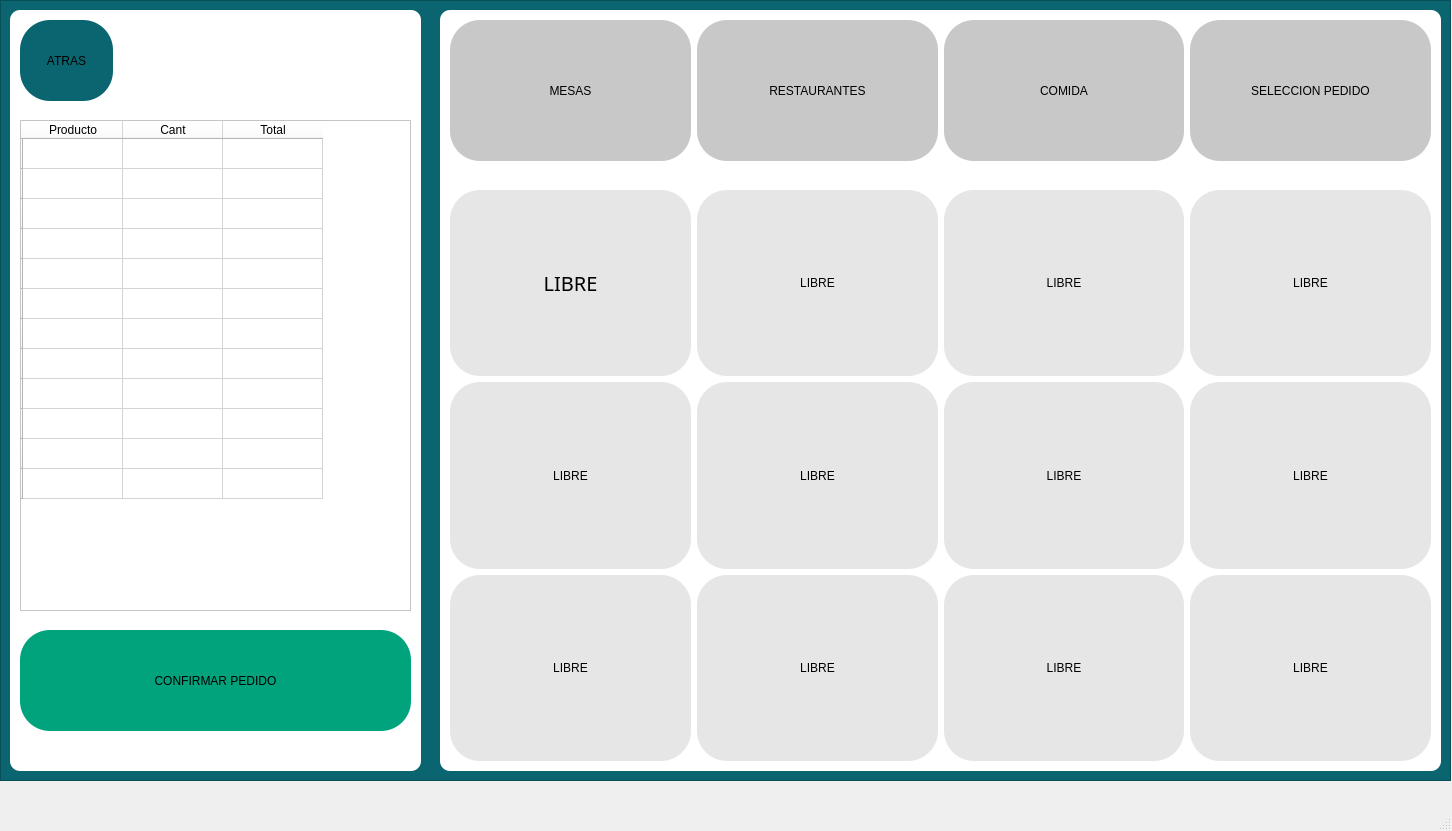
<?xml version="1.0" encoding="UTF-8"?>
<ui version="4.0">
 <class>MainWindow</class>
 <widget class="QMainWindow" name="MainWindow">
  <property name="geometry">
   <rect>
    <x>0</x>
    <y>0</y>
    <width>1452</width>
    <height>831</height>
   </rect>
  </property>
  <property name="windowTitle">
   <string>MainWindow</string>
  </property>
  <property name="styleSheet">
   <string notr="true"/>
  </property>
  <widget class="QWidget" name="centralwidget">
   <widget class="QWidget" name="gridLayoutWidget">
    <property name="geometry">
     <rect>
      <x>450</x>
      <y>190</y>
      <width>981</width>
      <height>571</height>
     </rect>
    </property>
    <layout class="QGridLayout" name="gridLayout">
     <property name="sizeConstraint">
      <enum>QLayout::SetMinAndMaxSize</enum>
     </property>
     <item row="3" column="2">
      <widget class="QPushButton" name="Mesa10">
       <property name="sizePolicy">
        <sizepolicy hsizetype="MinimumExpanding" vsizetype="Preferred">
         <horstretch>0</horstretch>
         <verstretch>0</verstretch>
        </sizepolicy>
       </property>
       <property name="styleSheet">
        <string notr="true">QPushButton{
font: 75 15pt &quot;Yu Gothic UI Semibold&quot;;
	color: rgb(0,0,0);
	background-color: rgb(38, 0, 0);
border-radius: 30px;

}
QPushButton{
background-color: rgb(230,230,230);
	color:rgb(0,0,0)

}
QPushButton:hover{
color: rgb(61, 61, 61);
	background-color: rgb(179, 179, 179);

}</string>
       </property>
       <property name="text">
        <string>LIBRE</string>
       </property>
      </widget>
     </item>
     <item row="2" column="2">
      <widget class="QPushButton" name="Mesa6">
       <property name="sizePolicy">
        <sizepolicy hsizetype="MinimumExpanding" vsizetype="Preferred">
         <horstretch>0</horstretch>
         <verstretch>0</verstretch>
        </sizepolicy>
       </property>
       <property name="styleSheet">
        <string notr="true">QPushButton{
font: 75 15pt &quot;Yu Gothic UI Semibold&quot;;
	color: rgb(0,0,0);
	background-color: rgb(38, 0, 0);
border-radius: 30px;

}
QPushButton{
background-color: rgb(230,230,230);
	color:rgb(0,0,0)

}
QPushButton:hover{
color: rgb(61, 61, 61);
	background-color: rgb(179, 179, 179);

}</string>
       </property>
       <property name="text">
        <string>LIBRE</string>
       </property>
      </widget>
     </item>
     <item row="3" column="0">
      <widget class="QPushButton" name="Mesa9">
       <property name="sizePolicy">
        <sizepolicy hsizetype="MinimumExpanding" vsizetype="Preferred">
         <horstretch>0</horstretch>
         <verstretch>0</verstretch>
        </sizepolicy>
       </property>
       <property name="styleSheet">
        <string notr="true">QPushButton{
font: 75 15pt &quot;Yu Gothic UI Semibold&quot;;
	color: rgb(0,0,0);
	background-color: rgb(38, 0, 0);
border-radius: 30px;

}
QPushButton{
background-color: rgb(230,230,230);
	color:rgb(0,0,0)

}
QPushButton:hover{
color: rgb(61, 61, 61);
	background-color: rgb(179, 179, 179);

}</string>
       </property>
       <property name="text">
        <string>LIBRE</string>
       </property>
      </widget>
     </item>
     <item row="0" column="2">
      <widget class="QPushButton" name="Mesa2">
       <property name="sizePolicy">
        <sizepolicy hsizetype="MinimumExpanding" vsizetype="Preferred">
         <horstretch>0</horstretch>
         <verstretch>0</verstretch>
        </sizepolicy>
       </property>
       <property name="styleSheet">
        <string notr="true">QPushButton{
font: 75 15pt &quot;Yu Gothic UI Semibold&quot;;
	color: rgb(0,0,0);
	background-color: rgb(38, 0, 0);
border-radius: 30px;

}
QPushButton{
background-color: rgb(230,230,230);
	color:rgb(0,0,0)

}
QPushButton:hover{
color: rgb(61, 61, 61);
	background-color: rgb(179, 179, 179);

}</string>
       </property>
       <property name="text">
        <string>LIBRE</string>
       </property>
      </widget>
     </item>
     <item row="3" column="3">
      <widget class="QPushButton" name="Mesa11">
       <property name="sizePolicy">
        <sizepolicy hsizetype="MinimumExpanding" vsizetype="Preferred">
         <horstretch>0</horstretch>
         <verstretch>0</verstretch>
        </sizepolicy>
       </property>
       <property name="styleSheet">
        <string notr="true">QPushButton{
font: 75 15pt &quot;Yu Gothic UI Semibold&quot;;
	color: rgb(0,0,0);
	background-color: rgb(38, 0, 0);
border-radius: 30px;

}
QPushButton{
background-color: rgb(230,230,230);
	color:rgb(0,0,0)

}
QPushButton:hover{
color: rgb(61, 61, 61);
	background-color: rgb(179, 179, 179);

}</string>
       </property>
       <property name="text">
        <string>LIBRE</string>
       </property>
      </widget>
     </item>
     <item row="0" column="3">
      <widget class="QPushButton" name="Mesa3">
       <property name="sizePolicy">
        <sizepolicy hsizetype="MinimumExpanding" vsizetype="Preferred">
         <horstretch>0</horstretch>
         <verstretch>0</verstretch>
        </sizepolicy>
       </property>
       <property name="styleSheet">
        <string notr="true">QPushButton{
font: 75 15pt &quot;Yu Gothic UI Semibold&quot;;
	color: rgb(0,0,0);
	background-color: rgb(38, 0, 0);
border-radius: 30px;

}
QPushButton{
background-color: rgb(230,230,230);
	color:rgb(0,0,0)

}
QPushButton:hover{
color: rgb(61, 61, 61);
	background-color: rgb(179, 179, 179);

}</string>
       </property>
       <property name="text">
        <string>LIBRE</string>
       </property>
      </widget>
     </item>
     <item row="2" column="4">
      <widget class="QPushButton" name="Mesa8">
       <property name="sizePolicy">
        <sizepolicy hsizetype="MinimumExpanding" vsizetype="Preferred">
         <horstretch>0</horstretch>
         <verstretch>0</verstretch>
        </sizepolicy>
       </property>
       <property name="styleSheet">
        <string notr="true">QPushButton{
font: 75 15pt &quot;Yu Gothic UI Semibold&quot;;
	color: rgb(0,0,0);
	background-color: rgb(38, 0, 0);
border-radius: 30px;

}
QPushButton{
background-color: rgb(230,230,230);
	color:rgb(0,0,0)

}
QPushButton:hover{
color: rgb(61, 61, 61);
	background-color: rgb(179, 179, 179);

}</string>
       </property>
       <property name="text">
        <string>LIBRE</string>
       </property>
      </widget>
     </item>
     <item row="3" column="4">
      <widget class="QPushButton" name="Mesa12">
       <property name="sizePolicy">
        <sizepolicy hsizetype="MinimumExpanding" vsizetype="Preferred">
         <horstretch>0</horstretch>
         <verstretch>0</verstretch>
        </sizepolicy>
       </property>
       <property name="styleSheet">
        <string notr="true">QPushButton{
font: 75 15pt &quot;Yu Gothic UI Semibold&quot;;
	color: rgb(0,0,0);
	background-color: rgb(38, 0, 0);
border-radius: 30px;

}
QPushButton{
background-color: rgb(230,230,230);
	color:rgb(0,0,0)

}
QPushButton:hover{
color: rgb(61, 61, 61);
	background-color: rgb(179, 179, 179);

}</string>
       </property>
       <property name="text">
        <string>LIBRE</string>
       </property>
      </widget>
     </item>
     <item row="0" column="0">
      <widget class="QPushButton" name="Mesa1">
       <property name="sizePolicy">
        <sizepolicy hsizetype="Preferred" vsizetype="Minimum">
         <horstretch>0</horstretch>
         <verstretch>0</verstretch>
        </sizepolicy>
       </property>
       <property name="font">
        <font>
         <family>Yu Gothic UI Semibold</family>
         <pointsize>15</pointsize>
         <italic>false</italic>
         <strikeout>false</strikeout>
         <stylestrategy>PreferDefault</stylestrategy>
         <fontweight></fontweight>
        </font>
       </property>
       <property name="whatsThis">
        <string>&lt;html&gt;&lt;head/&gt;&lt;body&gt;&lt;p align=&quot;justify&quot;&gt;libre&lt;/p&gt;&lt;/body&gt;&lt;/html&gt;</string>
       </property>
       <property name="layoutDirection">
        <enum>Qt::LeftToRight</enum>
       </property>
       <property name="styleSheet">
        <string notr="true">QPushButton{
font: 75 15pt &quot;Yu Gothic UI Semibold&quot;;
	color: rgb(0,0,0);
	background-color: rgb(38, 0, 0);
border-radius: 30px;

}
QPushButton{
background-color: rgb(230,230,230);
	color:rgb(0,0,0)

}
QPushButton:hover{
color: rgb(61, 61, 61);
	background-color: rgb(179, 179, 179);

}</string>
       </property>
       <property name="text">
        <string>LIBRE</string>
       </property>
       <property name="icon">
        <iconset>
         <normaloff>../Users/holan/OneDrive/Escritorio/tabla.png</normaloff>../Users/holan/OneDrive/Escritorio/tabla.png</iconset>
       </property>
       <property name="iconSize">
        <size>
         <width>100</width>
         <height>100</height>
        </size>
       </property>
      </widget>
     </item>
     <item row="2" column="3">
      <widget class="QPushButton" name="Mesa7">
       <property name="sizePolicy">
        <sizepolicy hsizetype="MinimumExpanding" vsizetype="Preferred">
         <horstretch>0</horstretch>
         <verstretch>0</verstretch>
        </sizepolicy>
       </property>
       <property name="styleSheet">
        <string notr="true">QPushButton{
font: 75 15pt &quot;Yu Gothic UI Semibold&quot;;
	color: rgb(0,0,0);
	background-color: rgb(38, 0, 0);
border-radius: 30px;

}
QPushButton{
background-color: rgb(230,230,230);
	color:rgb(0,0,0)

}
QPushButton:hover{
color: rgb(61, 61, 61);
	background-color: rgb(179, 179, 179);

}</string>
       </property>
       <property name="text">
        <string>LIBRE</string>
       </property>
      </widget>
     </item>
     <item row="2" column="0">
      <widget class="QPushButton" name="Mesa5">
       <property name="sizePolicy">
        <sizepolicy hsizetype="MinimumExpanding" vsizetype="Preferred">
         <horstretch>0</horstretch>
         <verstretch>0</verstretch>
        </sizepolicy>
       </property>
       <property name="styleSheet">
        <string notr="true">QPushButton{
font: 75 15pt &quot;Yu Gothic UI Semibold&quot;;
	color: rgb(0,0,0);
	background-color: rgb(38, 0, 0);
border-radius: 30px;

}
QPushButton{
background-color: rgb(230,230,230);
	color:rgb(0,0,0)

}
QPushButton:hover{
color: rgb(61, 61, 61);
	background-color: rgb(179, 179, 179);

}</string>
       </property>
       <property name="text">
        <string>LIBRE</string>
       </property>
      </widget>
     </item>
     <item row="0" column="4">
      <widget class="QPushButton" name="Mesa4">
       <property name="sizePolicy">
        <sizepolicy hsizetype="MinimumExpanding" vsizetype="Preferred">
         <horstretch>0</horstretch>
         <verstretch>0</verstretch>
        </sizepolicy>
       </property>
       <property name="styleSheet">
        <string notr="true">QPushButton{
font: 75 15pt &quot;Yu Gothic UI Semibold&quot;;
	color: rgb(0,0,0);
	background-color: rgb(38, 0, 0);
border-radius: 30px;

}
QPushButton{
background-color: rgb(230,230,230);
	color:rgb(0,0,0)

}
QPushButton:hover{
color: rgb(61, 61, 61);
	background-color: rgb(179, 179, 179);

}</string>
       </property>
       <property name="text">
        <string>LIBRE</string>
       </property>
      </widget>
     </item>
    </layout>
   </widget>
   <widget class="QWidget" name="gridLayoutWidget_2">
    <property name="geometry">
     <rect>
      <x>450</x>
      <y>20</y>
      <width>981</width>
      <height>141</height>
     </rect>
    </property>
    <layout class="QGridLayout" name="gridLayout_2">
     <item row="0" column="2">
      <widget class="QPushButton" name="BotonMesas">
       <property name="sizePolicy">
        <sizepolicy hsizetype="MinimumExpanding" vsizetype="Preferred">
         <horstretch>0</horstretch>
         <verstretch>0</verstretch>
        </sizepolicy>
       </property>
       <property name="styleSheet">
        <string notr="true">QPushButton{
font: 75 15pt &quot;Yu Gothic UI Semibold&quot;;
	color: rgb(0,0,0);
	background-color: rgb(38, 0, 0);
border-radius: 30px;

}
QPushButton{
background-color: rgb(200,200,200);
	color:rgb(0,0,0)

}
QPushButton:hover{
color: rgb(61, 61, 61);
	background-color: rgb(179, 179, 179);

}</string>
       </property>
       <property name="text">
        <string>MESAS</string>
       </property>
      </widget>
     </item>
     <item row="0" column="3">
      <widget class="QPushButton" name="BotonRestaurantes">
       <property name="sizePolicy">
        <sizepolicy hsizetype="MinimumExpanding" vsizetype="Preferred">
         <horstretch>0</horstretch>
         <verstretch>0</verstretch>
        </sizepolicy>
       </property>
       <property name="styleSheet">
        <string notr="true">QPushButton{
font: 75 15pt &quot;Yu Gothic UI Semibold&quot;;
	color: rgb(0,0,0);
	background-color: rgb(38, 0, 0);
border-radius: 30px;

}
QPushButton{
background-color: rgb(200,200,200);
	color:rgb(0,0,0)

}
QPushButton:hover{
color: rgb(61, 61, 61);
	background-color: rgb(179, 179, 179);

}</string>
       </property>
       <property name="text">
        <string>RESTAURANTES</string>
       </property>
      </widget>
     </item>
     <item row="0" column="6">
      <widget class="QPushButton" name="BotonSeleccionMesero">
       <property name="sizePolicy">
        <sizepolicy hsizetype="MinimumExpanding" vsizetype="Preferred">
         <horstretch>0</horstretch>
         <verstretch>0</verstretch>
        </sizepolicy>
       </property>
       <property name="styleSheet">
        <string notr="true">QPushButton{
font: 75 15pt &quot;Yu Gothic UI Semibold&quot;;
	color: rgb(0,0,0);
	background-color: rgb(38, 0, 0);
border-radius: 30px;

}
QPushButton{
background-color: rgb(200,200,200);
	color:rgb(0,0,0)

}
QPushButton:hover{
color: rgb(61, 61, 61);
	background-color: rgb(179, 179, 179);

}</string>
       </property>
       <property name="text">
        <string>SELECCION PEDIDO</string>
       </property>
      </widget>
     </item>
     <item row="0" column="5">
      <widget class="QPushButton" name="BotonComida">
       <property name="sizePolicy">
        <sizepolicy hsizetype="MinimumExpanding" vsizetype="Preferred">
         <horstretch>0</horstretch>
         <verstretch>0</verstretch>
        </sizepolicy>
       </property>
       <property name="styleSheet">
        <string notr="true">QPushButton{
font: 75 15pt &quot;Yu Gothic UI Semibold&quot;;
	color: rgb(0,0,0);
	background-color: rgb(38, 0, 0);
border-radius: 30px;

}
QPushButton{
background-color: rgb(200,200,200);
	color:rgb(0,0,0)

}
QPushButton:hover{
color: rgb(61, 61, 61);
	background-color: rgb(179, 179, 179);

}</string>
       </property>
       <property name="text">
        <string>COMIDA</string>
       </property>
      </widget>
     </item>
    </layout>
    <zorder>BotonMesas</zorder>
    <zorder>BotonRestaurantes</zorder>
    <zorder>BotonComida</zorder>
    <zorder>BotonSeleccionMesero</zorder>
   </widget>
   <widget class="QPushButton" name="BotonConfirmarPedido">
    <property name="geometry">
     <rect>
      <x>20</x>
      <y>630</y>
      <width>391</width>
      <height>101</height>
     </rect>
    </property>
    <property name="styleSheet">
     <string notr="true">QPushButton{
font: 75 15pt &quot;Yu Gothic UI Semibold&quot;;
	color: rgb(0,0,0);
	background-color: rgb(10, 143, 57);
border-radius: 30px;

}
QPushButton{
background-color: rgb(1, 163, 124);
	color:rgb(0,0,0)

}
QPushButton:hover{
color: rgb(61, 61, 61);
	background-color: rgb(238, 238, 238);

}</string>
    </property>
    <property name="text">
     <string>CONFIRMAR PEDIDO</string>
    </property>
   </widget>
   <widget class="QPushButton" name="BotonAtras">
    <property name="geometry">
     <rect>
      <x>20</x>
      <y>20</y>
      <width>93</width>
      <height>81</height>
     </rect>
    </property>
    <property name="styleSheet">
     <string notr="true">QPushButton{
font: 75 15pt &quot;Yu Gothic UI Semibold&quot;;
	color: rgb(0,0,0);
	background-color: rgb(38, 0, 0);
border-radius: 30px;

}
QPushButton{
background-color: rgb(10, 101, 112);
	color:rgb(0,0,0)

}
QPushButton:hover{
color: rgb(61, 61, 61);
	background-color: rgb(238, 238, 238);

}</string>
    </property>
    <property name="text">
     <string>ATRAS</string>
    </property>
   </widget>
   <widget class="QTextBrowser" name="textBrowser">
    <property name="geometry">
     <rect>
      <x>10</x>
      <y>10</y>
      <width>411</width>
      <height>761</height>
     </rect>
    </property>
    <property name="styleSheet">
     <string notr="true">background-color: rgb(255, 255, 255);
border-radius: 10px;</string>
    </property>
   </widget>
   <widget class="QTableWidget" name="TablaPedidos">
    <property name="geometry">
     <rect>
      <x>20</x>
      <y>120</y>
      <width>391</width>
      <height>491</height>
     </rect>
    </property>
    <property name="sizePolicy">
     <sizepolicy hsizetype="MinimumExpanding" vsizetype="Preferred">
      <horstretch>0</horstretch>
      <verstretch>0</verstretch>
     </sizepolicy>
    </property>
    <property name="styleSheet">
     <string notr="true">background-color: rgb(255, 255, 255);</string>
    </property>
    <row>
     <property name="text">
      <string/>
     </property>
    </row>
    <row>
     <property name="text">
      <string/>
     </property>
    </row>
    <row>
     <property name="text">
      <string/>
     </property>
    </row>
    <row>
     <property name="text">
      <string/>
     </property>
    </row>
    <row>
     <property name="text">
      <string/>
     </property>
    </row>
    <row>
     <property name="text">
      <string/>
     </property>
    </row>
    <row>
     <property name="text">
      <string/>
     </property>
    </row>
    <row>
     <property name="text">
      <string/>
     </property>
    </row>
    <row>
     <property name="text">
      <string/>
     </property>
    </row>
    <row>
     <property name="text">
      <string/>
     </property>
    </row>
    <row>
     <property name="text">
      <string/>
     </property>
    </row>
    <row>
     <property name="text">
      <string/>
     </property>
    </row>
    <column>
     <property name="text">
      <string>Producto</string>
     </property>
    </column>
    <column>
     <property name="text">
      <string>Cant</string>
     </property>
    </column>
    <column>
     <property name="text">
      <string>Total</string>
     </property>
    </column>
   </widget>
   <widget class="QTextBrowser" name="textBrowser_2">
    <property name="geometry">
     <rect>
      <x>440</x>
      <y>10</y>
      <width>1001</width>
      <height>761</height>
     </rect>
    </property>
    <property name="styleSheet">
     <string notr="true">background-color: rgb(255, 255, 255);
border-radius: 10px;</string>
    </property>
   </widget>
   <widget class="QTextBrowser" name="textBrowser_3">
    <property name="geometry">
     <rect>
      <x>0</x>
      <y>0</y>
      <width>1451</width>
      <height>781</height>
     </rect>
    </property>
    <property name="styleSheet">
     <string notr="true">background-color: rgb(10, 101, 112);</string>
    </property>
   </widget>
   <zorder>textBrowser_3</zorder>
   <zorder>textBrowser_2</zorder>
   <zorder>textBrowser</zorder>
   <zorder>gridLayoutWidget</zorder>
   <zorder>gridLayoutWidget_2</zorder>
   <zorder>BotonAtras</zorder>
   <zorder>TablaPedidos</zorder>
   <zorder>BotonConfirmarPedido</zorder>
  </widget>
  <widget class="QMenuBar" name="menubar">
   <property name="geometry">
    <rect>
     <x>0</x>
     <y>0</y>
     <width>1452</width>
     <height>22</height>
    </rect>
   </property>
  </widget>
  <widget class="QStatusBar" name="statusbar"/>
 </widget>
 <resources/>
 <connections/>
</ui>
